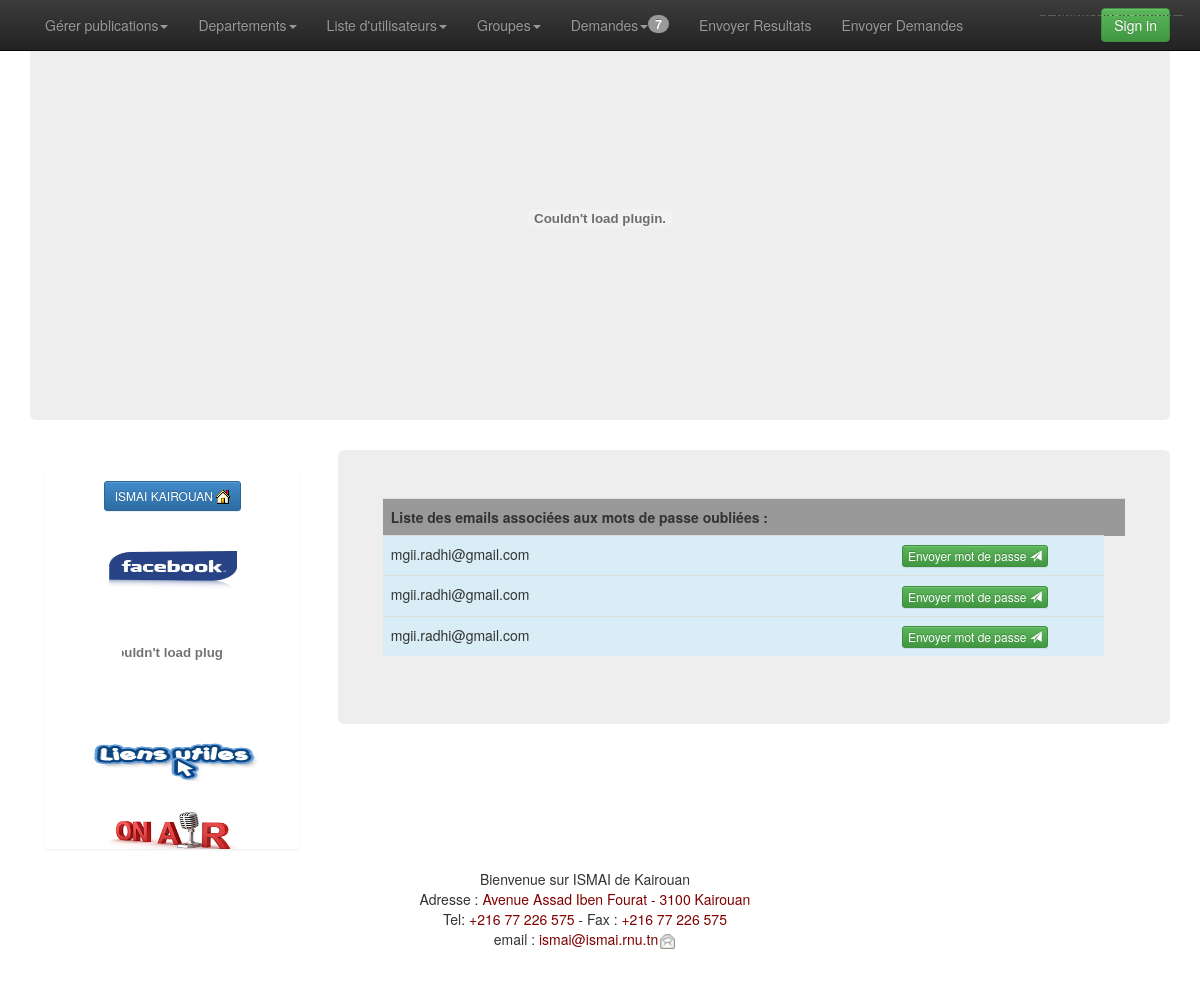
Screenshot of /Contenu/liste_mdp_oublie.php?conf=16 with the database file from the repository.
### tables this page shows
CREATE TABLE `motdepasse` (
  `id_motdepasse` int(11) NOT NULL,
  `email` varchar(50) NOT NULL,
  `vue` tinyint(4) NOT NULL
);

### Contenu/liste_mdp_oublie.php (the view, shortened to what this page needs)
<!DOCTYPE html>
<html lang="fr">
	<head>
		<?php
		include ("incssjs.php");
		?>
	</head>
	<body role="document" style="margin-bottom: 90px;">
		<?php
		include ("menuadmin.php");
		?>
		<div class="container theme-showcase" role="main">
			<?php
			include ("baniere.php");
			?>
			<?php
			include ("left.php");
			?>
			<div class="jumbotron" style="width: 73%; float: right;">
				<form action="liste_mdp_oublie.php" method="GET">
				<div class="row">
					<?php
include("config.php");
					$sqlaff = 'select * from  motdepasse where  `motdepasse`.`vue`="0"';
					$req = mysqli_query($base,$sqlaff) or die(mysqli_error());
					?>
<table class="table">
<tr style="background:#999 ">
<td style="font-weight:bold">Liste des emails associées aux mots de passe oubliées :</td>
<td style="font-weight:bold"></td>
<td style="font-weight:bold"></td>
</tr>
					<?php
					 while ($data =mysqli_fetch_array($req)) {
					?>
					<tr class="info" >
					<td><?php echo $data['email']; ?> </td>
           				<td> <a href="liste_mdp_oublie.php?conf=<?php echo $data['id_motdepasse']; ?>"  type="submit"   class="btn btn-xs btn-success">
                       Envoyer mot de passe  <span class="glyphicon glyphicon-send"></span></a></td>
					</tr>
					<?php } ?>
                  </table>
				</div>
				</form>
			</div>
			<?php
			include ("foot.php");
			?>
			<?php
			include ("fast.php");
			?>
	</body>
</html>

### rows the page displays
motdepasse: email "mgii.radhi@gmail.com"
motdepasse: email "mgii.radhi@gmail.com"
motdepasse: email "mgii.radhi@gmail.com"

### other values shown
$somme['a'] "7"
